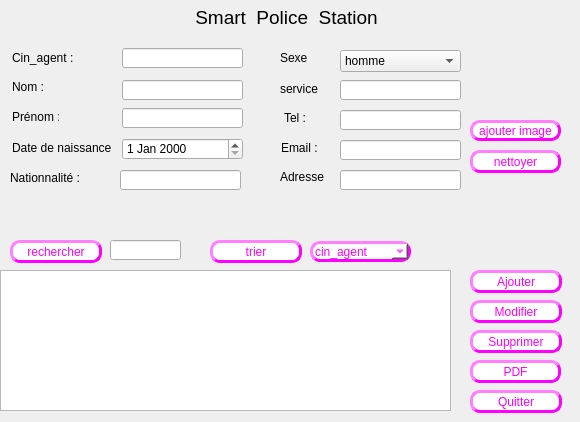
      <widget class="QWidget" name="widget_2">
       <attribute name="icon">
        <iconset>
         <normaloff>../../Downloads/48175.png</normaloff>../../Downloads/48175.png</iconset>
       </attribute>
       <attribute name="title">
        <string>agent</string>
       </attribute>
       <widget class="QLabel" name="policou">
        <property name="geometry">
         <rect>
          <x>190</x>
          <y>0</y>
          <width>351</width>
          <height>35</height>
         </rect>
        </property>
        <property name="sizePolicy">
         <sizepolicy hsizetype="Preferred" vsizetype="Maximum">
          <horstretch>0</horstretch>
          <verstretch>0</verstretch>
         </sizepolicy>
        </property>
        <property name="font">
         <font>
          <family>Arial</family>
          <pointsize>14</pointsize>
          <weight>50</weight>
          <bold>false</bold>
          <underline>false</underline>
         </font>
        </property>
        <property name="text">
         <string> Smart  Police  Station</string>
        </property>
        <property name="textFormat">
         <enum>Qt::PlainText</enum>
        </property>
       </widget>
       <widget class="QLineEdit" name="cin_agent">
        <property name="geometry">
         <rect>
          <x>122</x>
          <y>48</y>
          <width>121</width>
          <height>20</height>
         </rect>
        </property>
       </widget>
       <widget class="QLabel" name="label_24">
        <property name="geometry">
         <rect>
          <x>12</x>
          <y>50</y>
          <width>81</width>
          <height>16</height>
         </rect>
        </property>
        <property name="text">
         <string>Cin_agent :</string>
        </property>
       </widget>
       <widget class="QLabel" name="label_25">
        <property name="geometry">
         <rect>
          <x>12</x>
          <y>140</y>
          <width>201</width>
          <height>16</height>
         </rect>
        </property>
        <property name="font">
         <font>
          <family>Arial</family>
          <pointsize>9</pointsize>
          <weight>50</weight>
          <bold>false</bold>
         </font>
        </property>
        <property name="text">
         <string>Date de naissance</string>
        </property>
       </widget>
       <widget class="QLineEdit" name="nom_agent">
        <property name="geometry">
         <rect>
          <x>122</x>
          <y>80</y>
          <width>121</width>
          <height>20</height>
         </rect>
        </property>
       </widget>
       <widget class="QLineEdit" name="prenom_agent">
        <property name="geometry">
         <rect>
          <x>122</x>
          <y>108</y>
          <width>121</width>
          <height>20</height>
         </rect>
        </property>
       </widget>
       <widget class="QLabel" name="label_26">
        <property name="geometry">
         <rect>
          <x>12</x>
          <y>80</y>
          <width>47</width>
          <height>13</height>
         </rect>
        </property>
        <property name="text">
         <string>Nom :</string>
        </property>
       </widget>
       <widget class="QDateEdit" name="dateEdit_4">
        <property name="geometry">
         <rect>
          <x>122</x>
          <y>138</y>
          <width>121</width>
          <height>22</height>
         </rect>
        </property>
       </widget>
       <widget class="QLabel" name="label_33">
        <property name="geometry">
         <rect>
          <x>12</x>
          <y>110</y>
          <width>47</width>
          <height>13</height>
         </rect>
        </property>
        <property name="text">
         <string>Prénom :4</string>
        </property>
       </widget>
       <widget class="QLineEdit" name="nationalite_agent">
        <property name="geometry">
         <rect>
          <x>120</x>
          <y>170</y>
          <width>121</width>
          <height>20</height>
         </rect>
        </property>
       </widget>
       <widget class="QLineEdit" name="email_agent">
        <property name="geometry">
         <rect>
          <x>340</x>
          <y>110</y>
          <width>121</width>
          <height>20</height>
         </rect>
        </property>
       </widget>
       <widget class="QLabel" name="label_36">
        <property name="geometry">
         <rect>
          <x>281</x>
          <y>137</y>
          <width>51</width>
          <height>21</height>
         </rect>
        </property>
        <property name="font">
         <font>
          <family>Arial</family>
          <pointsize>9</pointsize>
          <weight>50</weight>
          <bold>false</bold>
         </font>
        </property>
        <property name="text">
         <string>Email :</string>
        </property>
       </widget>
       <widget class="QLabel" name="label_53">
        <property name="geometry">
         <rect>
          <x>10</x>
          <y>170</y>
          <width>91</width>
          <height>16</height>
         </rect>
        </property>
        <property name="text">
         <string>Nationnalité :</string>
        </property>
       </widget>
       <widget class="QLabel" name="label_54">
        <property name="geometry">
         <rect>
          <x>284</x>
          <y>113</y>
          <width>50</width>
          <height>10</height>
         </rect>
        </property>
        <property name="text">
         <string>Tel :</string>
        </property>
       </widget>
       <widget class="QLabel" name="label_67">
        <property name="geometry">
         <rect>
          <x>280</x>
          <y>50</y>
          <width>81</width>
          <height>16</height>
         </rect>
        </property>
        <property name="text">
         <string>Sexe</string>
        </property>
       </widget>
       <widget class="QComboBox" name="comboBox_agent">
        <property name="geometry">
         <rect>
          <x>340</x>
          <y>50</y>
          <width>121</width>
          <height>22</height>
         </rect>
        </property>
        <item>
         <property name="text">
          <string>homme</string>
         </property>
        </item>
        <item>
         <property name="text">
          <string>femme</string>
         </property>
        </item>
       </widget>
       <widget class="QTableView" name="tab_agent">
        <property name="geometry">
         <rect>
          <x>0</x>
          <y>270</y>
          <width>451</width>
          <height>141</height>
         </rect>
        </property>
       </widget>
       <widget class="QPushButton" name="ajouter_agent">
        <property name="geometry">
         <rect>
          <x>470</x>
          <y>270</y>
          <width>92</width>
          <height>23</height>
         </rect>
        </property>
        <property name="styleSheet">
         <string notr="true">
background-color:white; 
color: rgb(255, 0, 255);
border-style:outset ; 
border-width:3px ; 
border-radius:10px;</string>
        </property>
        <property name="text">
         <string>Ajouter</string>
        </property>
       </widget>
       <widget class="QPushButton" name="pushButton_30">
        <property name="geometry">
         <rect>
          <x>470</x>
          <y>390</y>
          <width>92</width>
          <height>23</height>
         </rect>
        </property>
        <property name="styleSheet">
         <string notr="true">
background-color:white; 
color: rgb(255, 0, 255);
border-style:outset ; 
border-width:3px ; 
border-radius:10px;</string>
        </property>
        <property name="text">
         <string>Quitter</string>
        </property>
       </widget>
       <widget class="QPushButton" name="modifier_agent">
        <property name="geometry">
         <rect>
          <x>470</x>
          <y>300</y>
          <width>92</width>
          <height>23</height>
         </rect>
        </property>
        <property name="styleSheet">
         <string notr="true">
background-color:white; 
color: rgb(255, 0, 255);
border-style:outset ; 
border-width:3px ; 
border-radius:10px;</string>
        </property>
        <property name="text">
         <string>Modifier</string>
        </property>
       </widget>
       <widget class="QPushButton" name="supprimer_agent">
        <property name="geometry">
         <rect>
          <x>470</x>
          <y>330</y>
          <width>92</width>
          <height>23</height>
         </rect>
        </property>
        <property name="styleSheet">
         <string notr="true">
background-color:white; 
color: rgb(255, 0, 255);
border-style:outset ; 
border-width:3px ; 
border-radius:10px;</string>
        </property>
        <property name="text">
         <string>Supprimer</string>
        </property>
       </widget>
       <widget class="QPushButton" name="pushButton_36">
        <property name="geometry">
         <rect>
          <x>10</x>
          <y>240</y>
          <width>92</width>
          <height>23</height>
         </rect>
        </property>
        <property name="styleSheet">
         <string notr="true">
background-color:white; 
color: rgb(255, 0, 255);
border-style:outset ; 
border-width:3px ; 
border-radius:10px;</string>
        </property>
        <property name="text">
         <string>rechercher</string>
        </property>
       </widget>
       <widget class="QPushButton" name="pushButton_37">
        <property name="geometry">
         <rect>
          <x>210</x>
          <y>240</y>
          <width>92</width>
          <height>23</height>
         </rect>
        </property>
        <property name="styleSheet">
         <string notr="true">
background-color:white; 
color: rgb(255, 0, 255);
border-style:outset ; 
border-width:3px ; 
border-radius:10px;</string>
        </property>
        <property name="text">
         <string>trier</string>
        </property>
       </widget>
       <widget class="QLineEdit" name="tel_agent">
        <property name="geometry">
         <rect>
          <x>340</x>
          <y>80</y>
          <width>121</width>
          <height>20</height>
         </rect>
        </property>
       </widget>
       <widget class="QLabel" name="label_6">
        <property name="geometry">
         <rect>
          <x>280</x>
          <y>170</y>
          <width>47</width>
          <height>13</height>
         </rect>
        </property>
        <property name="text">
         <string>Adresse</string>
        </property>
       </widget>
       <widget class="QLineEdit" name="adresse_agent">
        <property name="geometry">
         <rect>
          <x>340</x>
          <y>140</y>
          <width>121</width>
          <height>20</height>
         </rect>
        </property>
       </widget>
       <widget class="QComboBox" name="comboBox_agent_2">
        <property name="geometry">
         <rect>
          <x>310</x>
          <y>241</y>
          <width>101</width>
          <height>21</height>
         </rect>
        </property>
        <property name="styleSheet">
         <string notr="true">border-color: rgb(255, 0, 255);
background-color:white; 
color: rgb(255, 0, 255);
border-style:outset ; 
border-width:3px ; 
border-radius:10px;</string>
        </property>
        <item>
         <property name="text">
          <string>cin_agent</string>
         </property>
        </item>
        <item>
         <property name="text">
          <string>date de naissance</string>
         </property>
        </item>
       </widget>
       <widget class="QLineEdit" name="etat_civil">
        <property name="geometry">
         <rect>
          <x>340</x>
          <y>170</y>
          <width>121</width>
          <height>20</height>
         </rect>
        </property>
       </widget>
       <widget class="QPushButton" name="pushButton_9">
        <property name="geometry">
         <rect>
          <x>470</x>
          <y>360</y>
          <width>91</width>
          <height>23</height>
         </rect>
        </property>
        <property name="styleSheet">
         <string notr="true">
background-color:white; 
color: rgb(255, 0, 255);
border-style:outset ; 
border-width:3px ; 
border-radius:10px;</string>
        </property>
        <property name="text">
         <string>PDF</string>
        </property>
       </widget>
       <widget class="QLabel" name="label_68">
        <property name="geometry">
         <rect>
          <x>280</x>
          <y>79</y>
          <width>51</width>
          <height>20</height>
         </rect>
        </property>
        <property name="text">
         <string>service </string>
        </property>
       </widget>
       <widget class="QPushButton" name="ajouter_image">
        <property name="geometry">
         <rect>
          <x>470</x>
          <y>120</y>
          <width>91</width>
          <height>21</height>
         </rect>
        </property>
        <property name="styleSheet">
         <string notr="true">
background-color:white; 
color: rgb(255, 0, 255);
border-style:outset ; 
border-width:3px ; 
border-radius:10px;</string>
        </property>
        <property name="text">
         <string>ajouter image</string>
        </property>
       </widget>
       <widget class="QLabel" name="label_photo">
        <property name="geometry">
         <rect>
          <x>470</x>
          <y>10</y>
          <width>101</width>
          <height>101</height>
         </rect>
        </property>
        <property name="text">
         <string/>
        </property>
        <property name="pixmap">
         <pixmap>../interfacefinal/images/salariess.png</pixmap>
        </property>
        <property name="scaledContents">
         <bool>true</bool>
        </property>
       </widget>
       <widget class="QLabel" name="label_date_time">
        <property name="geometry">
         <rect>
          <x>10</x>
          <y>10</y>
          <width>151</width>
          <height>16</height>
         </rect>
        </property>
        <property name="text">
         <string/>
        </property>
       </widget>
       <widget class="QPushButton" name="nettoyer">
        <property name="geometry">
         <rect>
          <x>470</x>
          <y>150</y>
          <width>91</width>
          <height>23</height>
         </rect>
        </property>
        <property name="styleSheet">
         <string notr="true">
background-color:white; 
color: rgb(255, 0, 255);
border-style:outset ; 
border-width:3px ; 
border-radius:10px;</string>
        </property>
        <property name="text">
         <string>nettoyer</string>
        </property>
       </widget>
       <widget class="QLineEdit" name="recherche_agent">
        <property name="geometry">
         <rect>
          <x>110</x>
          <y>240</y>
          <width>71</width>
          <height>20</height>
         </rect>
        </property>
       </widget>
      </widget>
